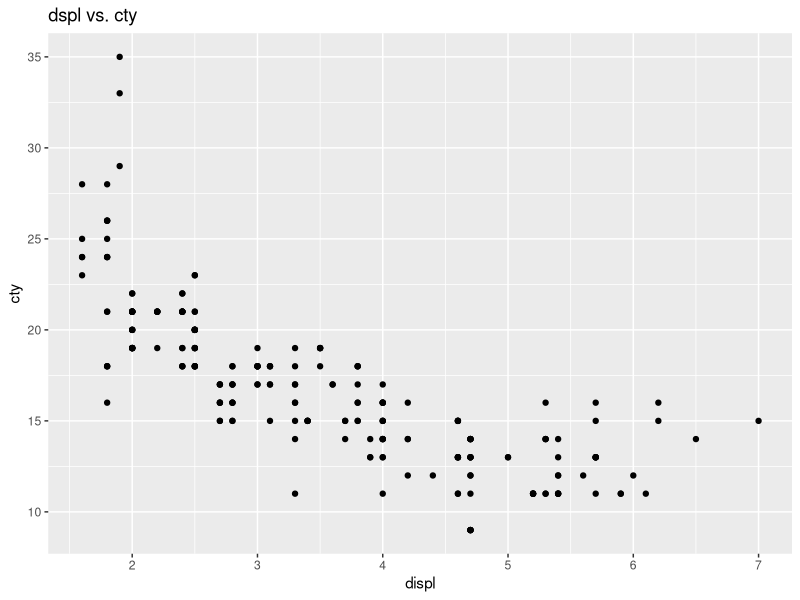
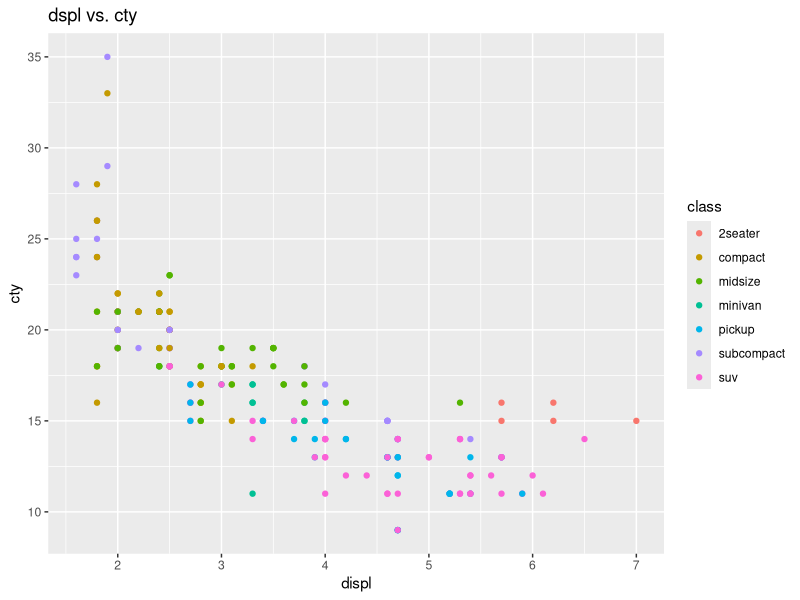
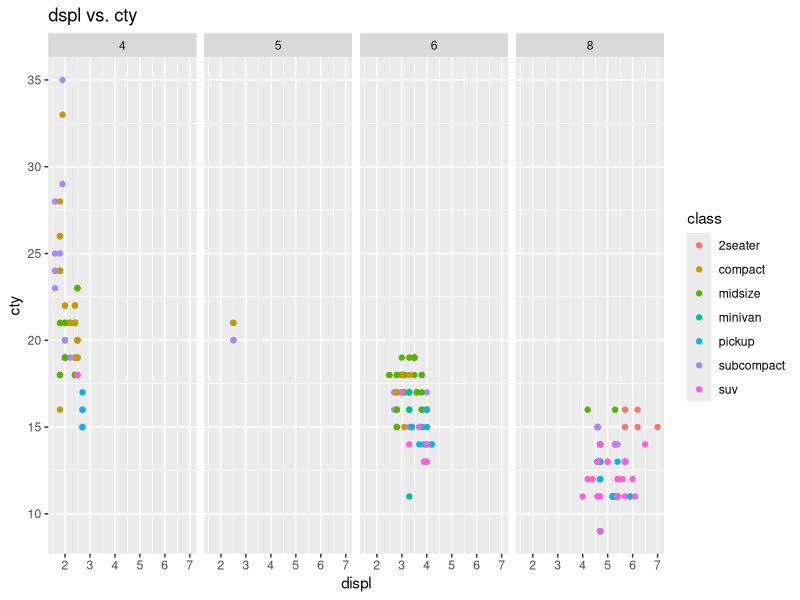
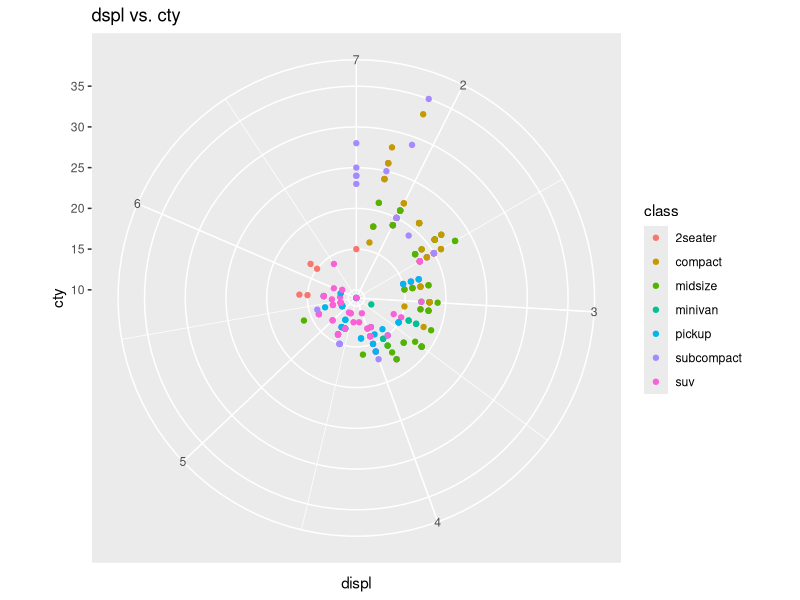

These charts were generated, in order, by the following R code:
## ---- chunk 1
library(tidyverse)
head(mpg)
## ---- chunk 2
ggplot(data = mpg, mapping =aes(x=displ, y=cty))+
        geom_point()+
        labs(title = 'dspl vs. cty')
## ---- chunk 3
ggplot(data = mpg, mapping =aes(x=displ, y=cty, color=class))+
        geom_point()+
        labs(title = 'dspl vs. cty')
## ---- chunk 4
ggplot(data = mpg, mapping =aes(x=displ, y=cty, color = class))+
        geom_point()+
        labs(title = 'dspl vs. cty')+
        facet_wrap(mpg$cyl, ncol = 4)

## ---- chunk 5
ggplot(data = mpg, mapping =aes(x=displ, y=cty, color = class))+
        geom_point()+
        labs(title = 'dspl vs. cty')+
        coord_polar()
